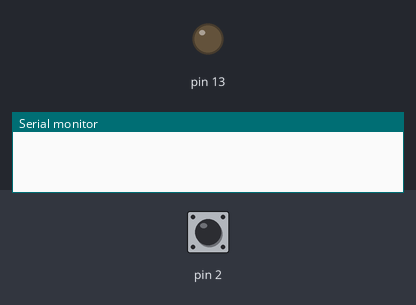
The sketch below on a simulated Arduino Uno, built with avr-gcc and run on an emulated ATmega328P. Shown: output pins drawn as LEDs (lit = HIGH), the last lines printed to the serial monitor. Dashed ring = blinking. Inputs (shaded band) come from the test bench; at power-on: pin 2 HIGH.

Above: at 1.2 s.
1.3 s: pin 2 pulled LOW for 1 s
At 1.44 s:
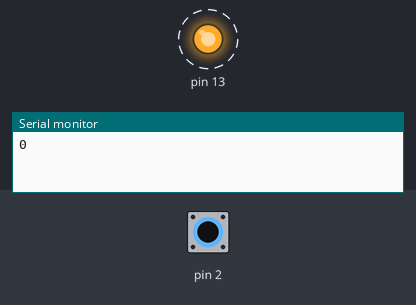
4.1 s: pin 2 pulled LOW for 3.2 s
At 4.24 s:
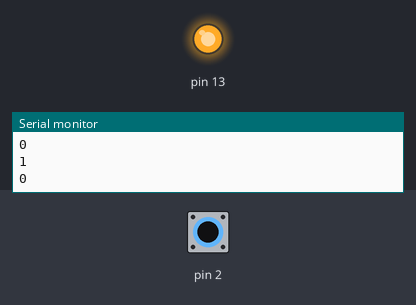
Timing chart, 0 to 9.1 s (numbered marks = the images above; inputs shaded):
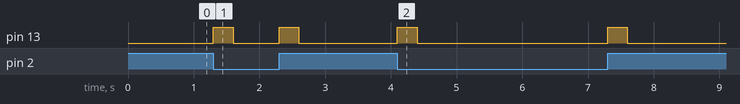

Measured:
- after the input at 1.3 s, pin 13: alternates HIGH for 0.30 s and LOW for 0.70 s, 4 changes in all, then stays LOW, starting at once
- after the input at 4.1 s, pin 13: alternates HIGH for 0.30 s and LOW for 2.9 s, 4 changes in all, then stays LOW, starting at once

The sketch:

main-v6.ino
```cpp
int previousSensorValue = HIGH;
const int ledDuration = 300;
int previousMillis = 0;

void setup()
{
  Serial.begin(9600);

  pinMode(2, INPUT_PULLUP);
  pinMode(13, OUTPUT);
}

void loop()
{
  //reading the state of the push button
  int sensorVal = digitalRead(2);

  if (sensorVal != previousSensorValue) {
    Serial.println(sensorVal);
    previousSensorValue = sensorVal;
    digitalWrite(13, HIGH);
    previousMillis = millis();
  }

  if (millis() - previousMillis >= ledDuration) {
    digitalWrite(13, LOW);
  }
}
```
